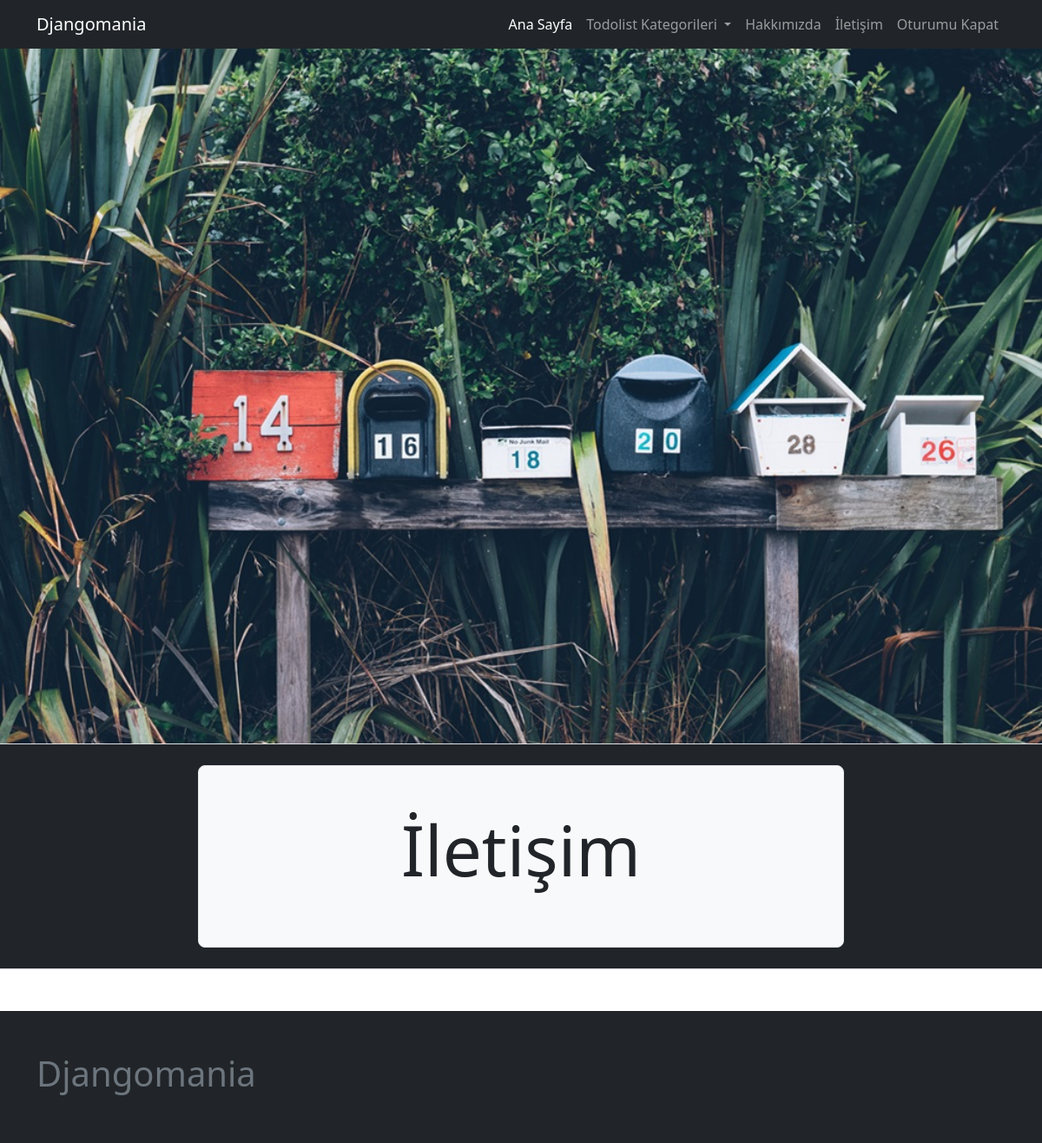
The page /page/iletisim/ (signed in) on the database its author committed.
### page/models.py (models this page shows, shortened)
class Page(models.Model):
    user = models.ForeignKey(User, on_delete=models.CASCADE)
    title = models.CharField(max_length=200)
    slug = AutoSlugField(populate_from="title", unique=True)
    cover_image = models.ImageField(upload_to="page")
    content = tinymce_models.HTMLField(blank=True, null=True)
    is_active = models.BooleanField(default=False)
    created_at = models.DateTimeField(auto_now_add=True)
    updated_at = models.DateTimeField(auto_now=True)
    def get_absolute_url(self):
        return reverse(
            "page:page_view",
            kwargs={
                "page_slug": self.slug,
            },
        )

### page/views.py (the view)
# urls.py: path("<slug:page_slug>/", page_view, name="page_view"),
def page_view(request, page_slug):
    page = get_object_or_404(Page, slug=page_slug)
    context = dict(
        page=page,
    )
    return render(request, "page/page_detail.html", context)

### config/global_context_processors.py (called while the page is built)
def global_todo_categories_context(request):
    return dict(
        global_todo_categories=TodoCategory.objects.filter(is_active=True),
    )

def global_page_context(request):
    return dict(global_pages=Page.objects.filter(is_active=True))

### todo/models.py (called while the page is built)
    def get_absolute_url(self):
        return reverse("todo:category_view", kwargs={"category_slug": self.slug})

### page/templates/page/page_detail.html (shortened to what this page needs)
{% extends 'core/base.html' %}
{% block container-fluid %}
<div class="container-fluid mb-4">
    <div class="row">
        <div class="col-sm-12 px-0">
            <img src="{{ page.cover_image.url }}" alt="" class="w-100">
        </div>
    </div>
    {% include 'page/components/hero_component.html' with hero_title=page.title %}
</div>
{% endblock container-fluid %}

### templates/core/navbar.html (shortened to what this page needs)
<nav class="navbar navbar-expand-lg bg-dark navbar-dark">
    <div class="container">
        <a class="navbar-brand" href="/">Djangomania</a>
        <div class="collapse navbar-collapse" id="navbarNavAltMarkup">
            <ul class="navbar-nav ms-auto">
                <li class="nav-item">
                    <a class="nav-link active" aria-current="page" href="/">Ana Sayfa</a>
                </li>
                <li class="nav-item dropdown">
                    <a class="nav-link dropdown-toggle" href="#" role="button" data-bs-toggle="dropdown"
                        aria-expanded="false">
                        Todolist Kategorileri
                    </a>
                </li>
                {% for page in global_pages %}
                <li class="nav-item">
                    <a class="nav-link" aria-current="page" href="{{ page.get_absolute_url }}">{{ page.title }}</a>
                </li>
                {% endfor %}
                {% if request.user.is_authenticated %}
                <li class="nav-item">
                    <a class="nav-link" aria-current="page" href="{% url 'logout_view' %}">Oturumu Kapat</a>
                </li>
                {% endif %}
            </ul>
        </div>
    </div>
</nav>

### page/templates/page/components/hero_component.html (shortened to what this page needs)
<div class="row bg-dark p-4 border-bottom border-top">
    <div class="col-sm-8 offset-sm-2">
        <div class="h-100 p-5 bg-light border rounded-3">
            <h2 class="text-center display-1">{{ hero_title }}</h2>
        </div>
    </div>
</div>

### rows shown on the page
Page: title "Hakkımızda"
Page: title "İletişim", cover_image (picture)
